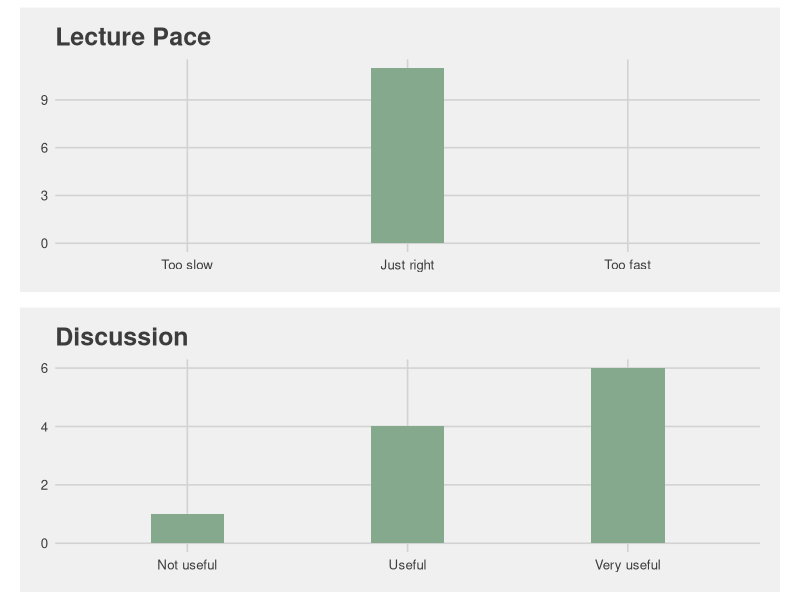
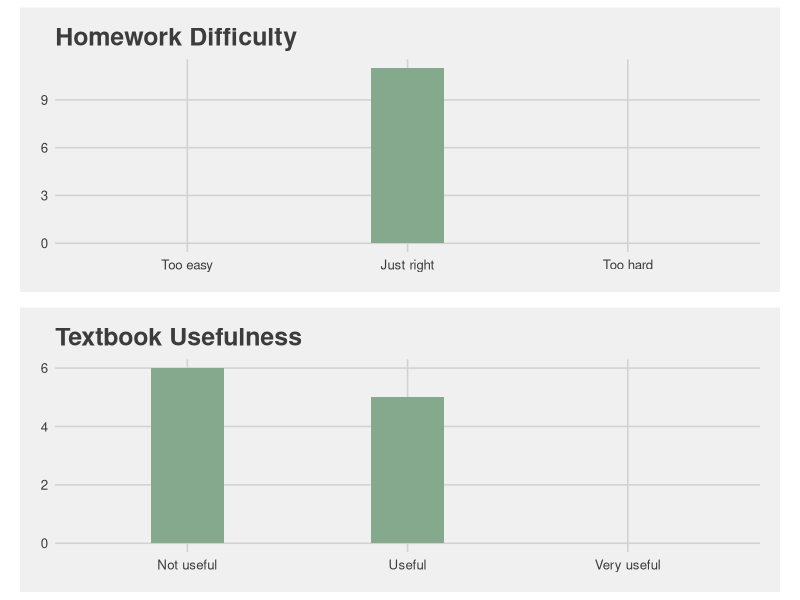
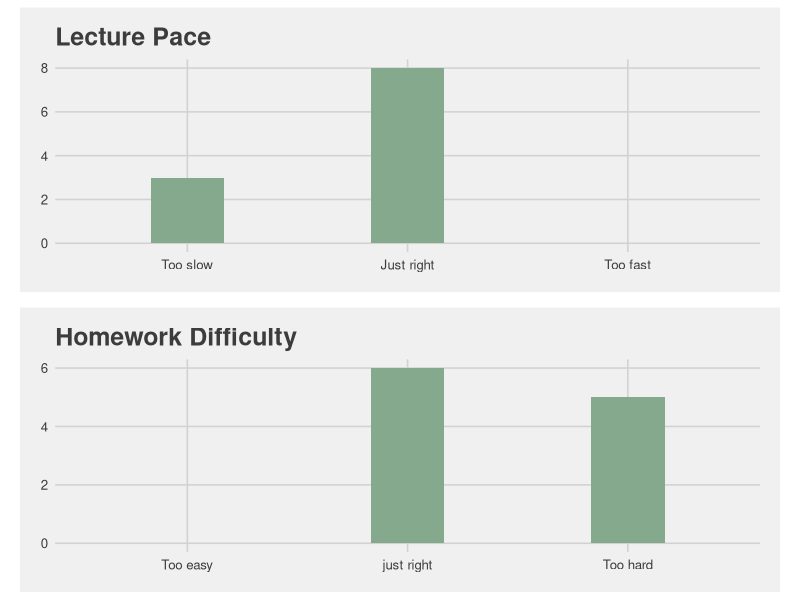
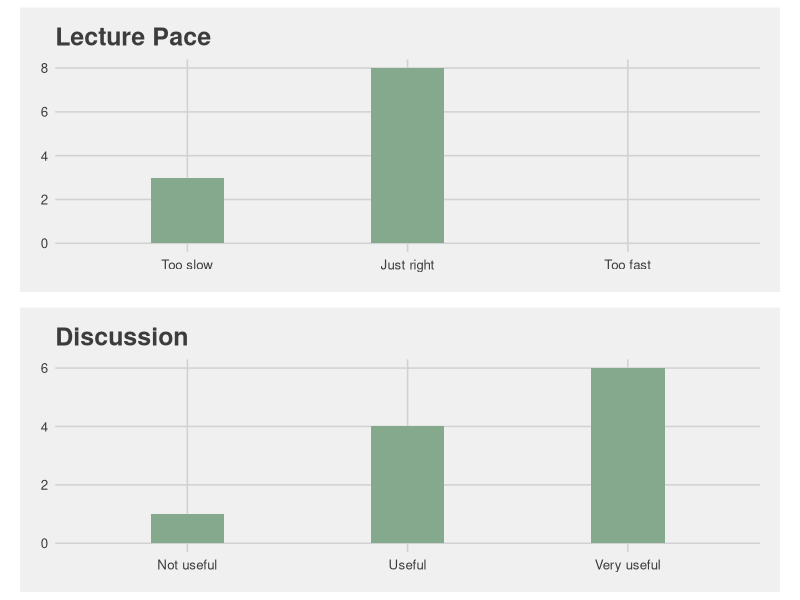
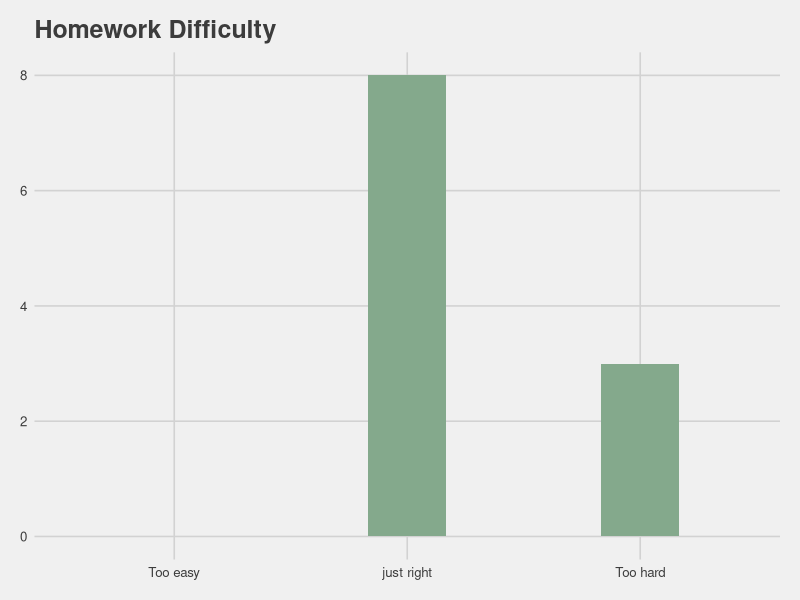

Generate these figures, in order, with R:
## ---- chunk 1
#| eval: true
#| echo: false
library(ggplot2)
library(tidyverse)
library(ggthemes)
library(cowplot)
survey_results <- read.csv(here::here("mid-quarter-survey-winter.csv"))
colnames(survey_results) <- c("date", "Meds_student_y/n", "eds232_enrolled", "eds232_pace", "eds232_homeworks", "eds232_discussion", "eds232_textbook", "eds232_other", "eds240_enrolled", "eds240_lecture", "eds240_discussion", "eds240_homework", "eds240_other", "eds241_enrolled", "eds241_lecture", "eds241_homeworks", "eds241_other", "capstone_enrolled", "capstone_feeling", "capstone_speakers", "capstone_comments", "additional_feedback")

## ---- chunk 2


eds232_pace <- ggplot(data = survey_results %>% 
         mutate(eds232_pace = factor(eds232_pace, levels = c(1, 2, 3), labels = c("Too slow", "Just right", "Too fast"))), 
       aes(x = eds232_pace)) + 
  geom_bar(width = 1/3, fill = "#84a98c") + 
  labs(x = element_blank(), y = "Number of Responses", title = "Lecture Pace") +
  scale_x_discrete(drop =FALSE)+ 
  theme_fivethirtyeight()

eds232_discussion <- ggplot(data = survey_results %>% 
         mutate(eds232_discussion = factor(eds232_discussion, levels = c(1, 2, 3), labels = c("Not useful", "Useful", "Very useful"))), 
       aes(x = eds232_discussion)) + 
  geom_bar(width = 1/3, fill = "#84a98c") + 
  labs(x = element_blank(), y = "Number of Responses", title = "Discussion") +
  scale_x_discrete(drop =FALSE)+ 
  theme_fivethirtyeight()


plot_grid(eds232_pace , eds232_discussion , nrow = 2, scale = 0.95)

## ---- chunk 3

#| eval: true
#| echo: false

eds232_homeworks <- ggplot(data = survey_results %>% 
         mutate(eds232_homeworks = factor(eds232_homeworks, levels = c(1, 2, 3), labels = c("Too easy", "Just right", "Too hard"))), 
       aes(x = eds232_homeworks)) + 
  geom_bar(width = 1/3, fill = "#84a98c") + 
  labs(x = element_blank(), y = "Number of Responses", title = "Homework Difficulty") +
  scale_x_discrete(drop =FALSE)+ 
  theme_fivethirtyeight()




eds232_textbook <- ggplot(data = survey_results %>% 
         mutate(eds232_textbook = factor(eds232_textbook, levels = c(1, 2, 3), labels = c("Not useful", "Useful", "Very useful"))), 
       aes(x = eds232_textbook)) + 
  geom_bar(width = 1/3, fill = "#84a98c") + 
  labs(x = element_blank(), y = "Number of Responses", title = "Textbook Usefulness") +
  scale_x_discrete(drop =FALSE)+ 
  theme_fivethirtyeight()


plot_grid(eds232_homeworks , eds232_textbook , nrow = 2, scale = 0.95)

## ---- chunk 4
eds241_lecture <- ggplot(data = survey_results %>% 
         mutate(eds241_lecture = factor(eds241_lecture, levels = c(1, 2, 3), labels = c("Too slow", "Just right", "Too fast"))), 
       aes(x = eds241_lecture)) + 
  geom_bar(width = 1/3, fill = "#84a98c") + 
  labs(x = element_blank(), y = "Number of Responses", title = "Lecture Pace") +
  scale_x_discrete(drop =FALSE)+ 
  theme_fivethirtyeight()

eds241_homeworks <- ggplot(data = survey_results %>% 
         mutate(eds241_homeworks = factor(eds241_homeworks, levels = c(1, 2, 3), labels = c("Too easy", "just right", "Too hard"))), 
       aes(x = eds241_homeworks)) + 
  geom_bar(width = 1/3, fill = "#84a98c") + 
  labs(x = element_blank(), y = "Number of Responses", title = "Homework Difficulty") +
  scale_x_discrete(drop =FALSE)+ 
  theme_fivethirtyeight()


plot_grid(eds241_lecture , eds241_homeworks , nrow = 2, scale = 0.95)

## ---- chunk 5
eds240_lecture <- ggplot(data = survey_results %>% 
         mutate(eds240_lecture = factor(eds241_lecture, levels = c(1, 2, 3), labels = c("Too slow", "Just right", "Too fast"))), 
       aes(x = eds240_lecture)) + 
  geom_bar(width = 1/3, fill = "#84a98c") + 
  labs(x = element_blank(), y = "Number of Responses", title = "Lecture Pace") +
  scale_x_discrete(drop =FALSE)+ 
  theme_fivethirtyeight()

eds240_discussion <- ggplot(data = survey_results %>% 
         mutate(eds240_discussion = factor(eds240_discussion, levels = c(1, 2, 3), labels = c("Not useful", "Useful", "Very useful"))), 
       aes(x = eds240_discussion)) + 
  geom_bar(width = 1/3, fill = "#84a98c") + 
  labs(x = element_blank(), y = "Number of Responses", title = "Discussion") +
  scale_x_discrete(drop =FALSE)+ 
  theme_fivethirtyeight()



plot_grid(eds240_lecture , eds240_discussion , nrow = 2, scale = 0.95)
## ---- chunk 6
eds240_homeworks <- ggplot(data = survey_results %>% 
         mutate(eds240_homework = factor(eds240_homework, levels = c(1, 2, 3), labels = c("Too easy", "just right", "Too hard"))), 
       aes(x = eds240_homework)) + 
  geom_bar(width = 1/3, fill = "#84a98c") + 
  labs(x = element_blank(), y = "Number of Responses", title = "Homework Difficulty") +
  scale_x_discrete(drop =FALSE)+ 
  theme_fivethirtyeight()


eds240_homeworks
